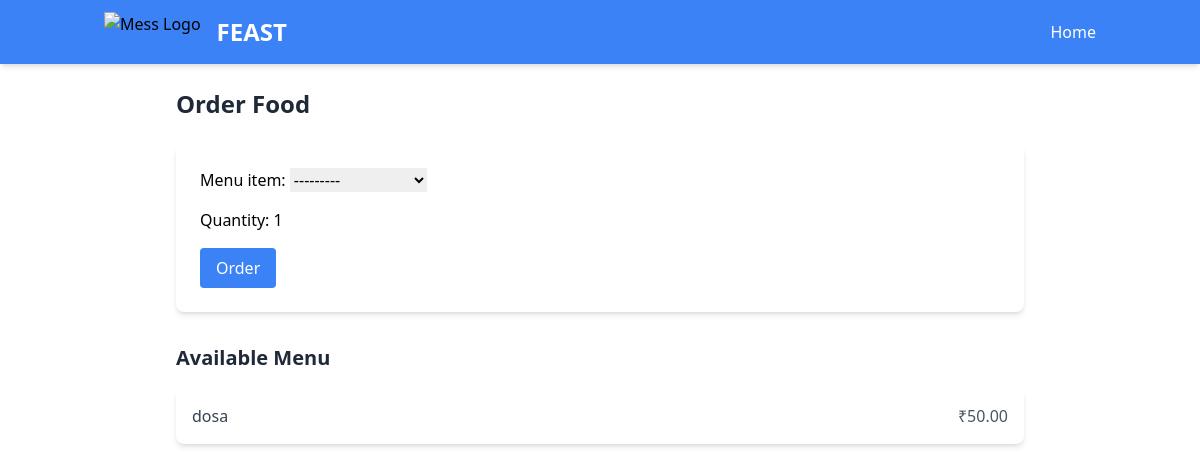
Page /order/ (signed in) on the earlier database version.
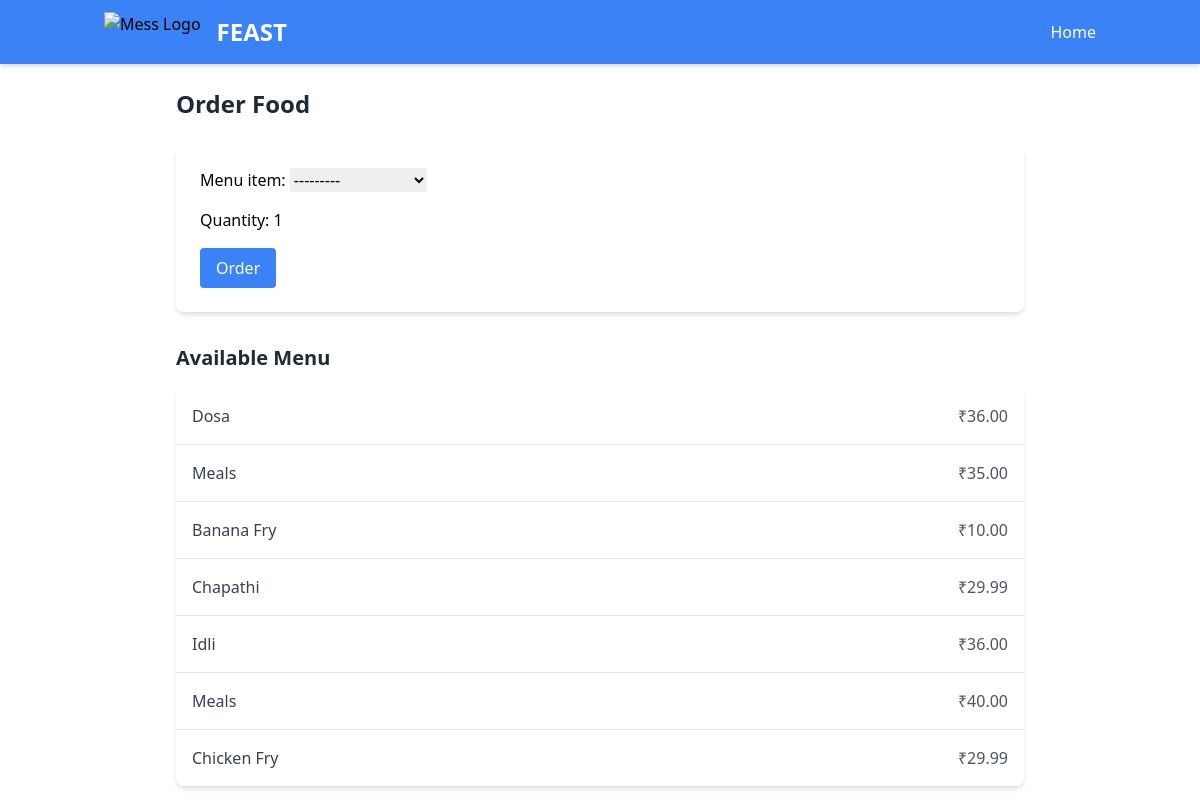
Same page on the later database version.
### feast/models.py (models this page shows, shortened)
class Menu(models.Model):
    DAYS_OF_WEEK = [
        ('monday', 'Monday'),
        ('tuesday', 'Tuesday'),
        ('wednesday', 'Wednesday'),
        ('thursday', 'Thursday'),
        ('friday', 'Friday'),
        ('saturday', 'Saturday'),
        ('sunday', 'Sunday'),
    ]
    CATEGORY_CHOICES = [
        ('breakfast', 'Breakfast'),
        ('lunch', 'Lunch'),
        ('snacks', 'Snacks'),
        ('dinner', 'Dinner'),
    ]
    day = models.CharField(max_length=100, choices=DAYS_OF_WEEK)  # <-- Add choices here for clarity
    name = models.CharField(max_length=100)  # <- You missed this field
    description = models.TextField(blank=True, null=True)
    price = models.DecimalField(max_digits=6, decimal_places=2)
    category = models.CharField(max_length=10, choices=CATEGORY_CHOICES)
    available = models.BooleanField(default=True)
    created_at = models.DateTimeField(auto_now_add=True)

### feast/views.py (the view)
# urls.py: path('order/', order_food, name='order_food'),
@login_required
def order_food(request):
    if request.method == 'POST':
        form = OrderForm(request.POST)
        if form.is_valid():
            order = form.save(commit=False)
            order.student = request.user  # Assign the logged-in student
            order.total_price = order.menu_item.price * order.quantity  # Calculate total cost
            order.save()
            return redirect('view_orders')  # Redirect to the orders page
    else:
        form = OrderForm()
    menu_items = Menu.objects.all()
    return render(request, 'order_food.html', {'form': form, 'menu_items': menu_items})

### feast/forms.py
class OrderForm(forms.ModelForm):
    class Meta:
        model = Order
        fields = ['menu_item', 'quantity']

### templates/order_food.html (shortened to what this page needs)
<!DOCTYPE html>
<html lang="en">
<head>
    <script src="https://cdn.tailwindcss.com"></script>
</head>
<body>
  <nav class="bg-blue-500 shadow-md">
    <div class="container mx-auto px-4 py-3 flex justify-between items-center">
        <div class="flex items-center">
            <img src="FEAST.JPG" alt="Mess Logo" class="h-10 mr-4">
            <h1 class="text-2xl font-bold text-white">FEAST</h1>
        </div>
        <div class="space-x-4">
            <a href="{% url 'home' %}" class="text-white hover:text-blue-600 font-medium">Home</a>
        </div>
    </div>
</nav>
  {% block content %}
  <div class="max-w-4xl mx-auto p-6">
    <h2 class="text-2xl font-bold text-gray-800 mb-6">Order Food</h2>
    <form method="post" class="bg-white shadow-md rounded-lg p-6 mb-6">
      <div class="space-y-4">
        {{ form.as_p|safe }}
      </div>
      <button type="submit" class="mt-4 bg-blue-500 hover:bg-blue-600 text-white font-medium px-4 py-2 rounded transition duration-200">Order</button>
    </form>
    <h3 class="text-xl font-bold text-gray-800 mt-8 mb-4">Available Menu</h3>
    <ul class="bg-white shadow-md rounded-lg divide-y divide-gray-200">
      {% for item in menu_items %}
        <li class="p-4 flex justify-between items-center hover:bg-gray-50">
          <span class="font-medium text-gray-700">{{ item.name }}</span>
          <span class="text-gray-600">₹{{ item.price }}</span>
        </li>
      {% endfor %}
    </ul>
  </div>
  {% endblock %}
</body>
</html>

Differences in the rows shown:
removed Menu: name "dosa", price "50.00"
added Menu: name "Dosa", price "36.00"
added Menu: name "Meals", price "35.00"
added Menu: name "Banana Fry", price "10.00"
added Menu: name "Chapathi", price "29.99"
added Menu: name "Idli", price "36.00"
added Menu: name "Meals", price "40.00"
added Menu: name "Chicken Fry", price "29.99"
